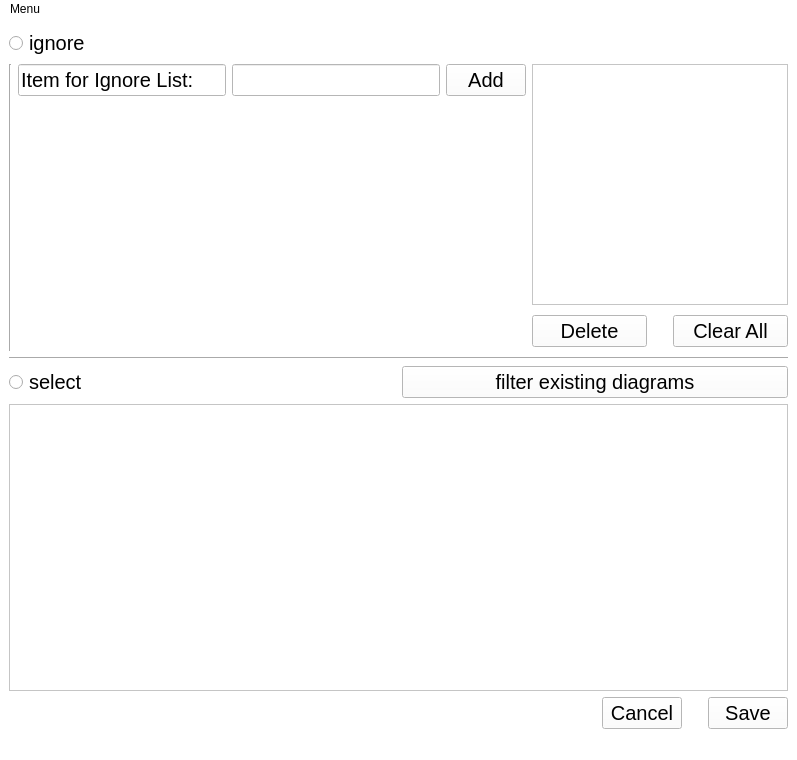
<?xml version="1.0" encoding="UTF-8"?>
<ui version="4.0">
 <class>MainWindow</class>
 <widget class="QMainWindow" name="MainWindow">
  <property name="geometry">
   <rect>
    <x>0</x>
    <y>0</y>
    <width>797</width>
    <height>760</height>
   </rect>
  </property>
  <property name="windowTitle">
   <string>Eneffco Diagram creator</string>
  </property>
  <property name="styleSheet">
   <string notr="true">
background-color: rgb(255, 255, 255);</string>
  </property>
  <widget class="QWidget" name="centralwidget">
   <layout class="QGridLayout" name="gridLayout">
    <item row="3" column="0">
     <layout class="QHBoxLayout" name="horizontalLayout_4">
      <item>
       <widget class="QRadioButton" name="select_radio_button">
        <property name="font">
         <font>
          <pointsize>15</pointsize>
         </font>
        </property>
        <property name="text">
         <string>select</string>
        </property>
       </widget>
      </item>
      <item>
       <widget class="QPushButton" name="filter_plants">
        <property name="font">
         <font>
          <pointsize>15</pointsize>
         </font>
        </property>
        <property name="text">
         <string>filter existing diagrams</string>
        </property>
       </widget>
      </item>
     </layout>
    </item>
    <item row="5" column="0">
     <layout class="QVBoxLayout" name="verticalLayout_6">
      <item>
       <widget class="QTreeWidget" name="plants_tree">
        <property name="font">
         <font>
          <pointsize>10</pointsize>
         </font>
        </property>
        <property name="editTriggers">
         <set>QAbstractItemView::NoEditTriggers</set>
        </property>
        <attribute name="headerVisible">
         <bool>false</bool>
        </attribute>
        <column>
         <property name="text">
          <string/>
         </property>
        </column>
       </widget>
      </item>
     </layout>
    </item>
    <item row="2" column="0">
     <widget class="Line" name="line">
      <property name="orientation">
       <enum>Qt::Horizontal</enum>
      </property>
     </widget>
    </item>
    <item row="1" column="0">
     <layout class="QHBoxLayout" name="horizontalLayout_2">
      <item>
       <widget class="Line" name="line_2">
        <property name="orientation">
         <enum>Qt::Vertical</enum>
        </property>
       </widget>
      </item>
      <item>
       <layout class="QVBoxLayout" name="verticalLayout_7">
        <item>
         <widget class="QLineEdit" name="Items_for_ignore_list_edit">
          <property name="enabled">
           <bool>true</bool>
          </property>
          <property name="font">
           <font>
            <pointsize>15</pointsize>
            <kerning>false</kerning>
           </font>
          </property>
          <property name="contextMenuPolicy">
           <enum>Qt::NoContextMenu</enum>
          </property>
          <property name="text">
           <string>Item for Ignore List:</string>
          </property>
          <property name="readOnly">
           <bool>true</bool>
          </property>
         </widget>
        </item>
        <item>
         <spacer name="verticalSpacer_4">
          <property name="orientation">
           <enum>Qt::Vertical</enum>
          </property>
          <property name="sizeHint" stdset="0">
           <size>
            <width>20</width>
            <height>40</height>
           </size>
          </property>
         </spacer>
        </item>
       </layout>
      </item>
      <item>
       <layout class="QVBoxLayout" name="verticalLayout_4">
        <item>
         <widget class="QLineEdit" name="ignore_item_input">
          <property name="font">
           <font>
            <pointsize>15</pointsize>
           </font>
          </property>
         </widget>
        </item>
        <item>
         <spacer name="verticalSpacer_3">
          <property name="orientation">
           <enum>Qt::Vertical</enum>
          </property>
          <property name="sizeHint" stdset="0">
           <size>
            <width>20</width>
            <height>40</height>
           </size>
          </property>
         </spacer>
        </item>
       </layout>
      </item>
      <item>
       <layout class="QVBoxLayout" name="verticalLayout_3">
        <item>
         <widget class="QPushButton" name="add_button">
          <property name="font">
           <font>
            <pointsize>15</pointsize>
           </font>
          </property>
          <property name="text">
           <string>Add</string>
          </property>
         </widget>
        </item>
        <item>
         <spacer name="verticalSpacer_2">
          <property name="orientation">
           <enum>Qt::Vertical</enum>
          </property>
          <property name="sizeHint" stdset="0">
           <size>
            <width>20</width>
            <height>40</height>
           </size>
          </property>
         </spacer>
        </item>
       </layout>
      </item>
      <item>
       <layout class="QVBoxLayout" name="verticalLayout_5">
        <item>
         <widget class="QListWidget" name="listWidget">
          <property name="font">
           <font>
            <pointsize>10</pointsize>
           </font>
          </property>
         </widget>
        </item>
        <item>
         <layout class="QHBoxLayout" name="horizontalLayout_3">
          <item>
           <widget class="QPushButton" name="delete_button">
            <property name="font">
             <font>
              <pointsize>15</pointsize>
             </font>
            </property>
            <property name="text">
             <string>Delete</string>
            </property>
           </widget>
          </item>
          <item>
           <spacer name="verticalSpacer_5">
            <property name="orientation">
             <enum>Qt::Vertical</enum>
            </property>
            <property name="sizeType">
             <enum>QSizePolicy::Minimum</enum>
            </property>
            <property name="sizeHint" stdset="0">
             <size>
              <width>20</width>
              <height>40</height>
             </size>
            </property>
           </spacer>
          </item>
          <item>
           <widget class="QPushButton" name="clear_all_button">
            <property name="font">
             <font>
              <pointsize>15</pointsize>
             </font>
            </property>
            <property name="text">
             <string>Clear All</string>
            </property>
           </widget>
          </item>
         </layout>
        </item>
       </layout>
      </item>
     </layout>
    </item>
    <item row="0" column="0">
     <widget class="QRadioButton" name="ingore_radio_button">
      <property name="font">
       <font>
        <pointsize>15</pointsize>
        <underline>false</underline>
        <kerning>false</kerning>
       </font>
      </property>
      <property name="contextMenuPolicy">
       <enum>Qt::NoContextMenu</enum>
      </property>
      <property name="text">
       <string>ignore</string>
      </property>
     </widget>
    </item>
    <item row="6" column="0">
     <layout class="QHBoxLayout" name="horizontalLayout">
      <item>
       <spacer name="horizontalSpacer">
        <property name="orientation">
         <enum>Qt::Horizontal</enum>
        </property>
        <property name="sizeHint" stdset="0">
         <size>
          <width>40</width>
          <height>20</height>
         </size>
        </property>
       </spacer>
      </item>
      <item>
       <widget class="QPushButton" name="cancel_button">
        <property name="font">
         <font>
          <pointsize>15</pointsize>
         </font>
        </property>
        <property name="text">
         <string>Cancel</string>
        </property>
       </widget>
      </item>
      <item>
       <spacer name="verticalSpacer_6">
        <property name="orientation">
         <enum>Qt::Vertical</enum>
        </property>
        <property name="sizeType">
         <enum>QSizePolicy::Maximum</enum>
        </property>
        <property name="sizeHint" stdset="0">
         <size>
          <width>20</width>
          <height>40</height>
         </size>
        </property>
       </spacer>
      </item>
      <item>
       <widget class="QPushButton" name="save_button">
        <property name="font">
         <font>
          <pointsize>15</pointsize>
         </font>
        </property>
        <property name="text">
         <string>Save</string>
        </property>
       </widget>
      </item>
     </layout>
    </item>
   </layout>
  </widget>
  <widget class="QMenuBar" name="menubar">
   <property name="geometry">
    <rect>
     <x>0</x>
     <y>0</y>
     <width>797</width>
     <height>21</height>
    </rect>
   </property>
   <widget class="QMenu" name="menuMenu">
    <property name="title">
     <string>Menu</string>
    </property>
    <addaction name="actionQuit"/>
   </widget>
   <addaction name="menuMenu"/>
  </widget>
  <widget class="QStatusBar" name="statusbar"/>
  <action name="actionQuit">
   <property name="text">
    <string>Quit</string>
   </property>
  </action>
 </widget>
 <resources/>
 <connections/>
</ui>
